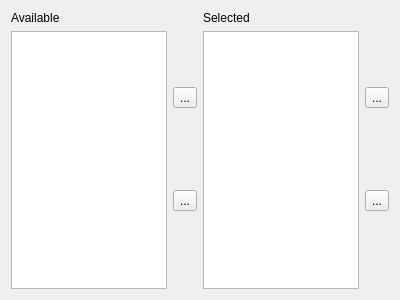
<?xml version="1.0" encoding="UTF-8"?>
<ui version="4.0">
 <class>ISelectDoubleListWidget</class>
 <widget class="QWidget" name="ISelectDoubleListWidget">
  <property name="geometry">
   <rect>
    <x>0</x>
    <y>0</y>
    <width>400</width>
    <height>300</height>
   </rect>
  </property>
  <property name="windowTitle">
   <string>Form</string>
  </property>
  <layout class="QHBoxLayout" name="horizontalLayout">
   <item>
    <layout class="QVBoxLayout" name="verticalLayout_7">
     <item>
      <widget class="QLabel" name="labelAvailable">
       <property name="text">
        <string>Available</string>
       </property>
      </widget>
     </item>
     <item>
      <widget class="QListWidget" name="listAvailable">
       <property name="editTriggers">
        <set>QAbstractItemView::NoEditTriggers</set>
       </property>
       <property name="selectionMode">
        <enum>QAbstractItemView::ExtendedSelection</enum>
       </property>
       <property name="selectionBehavior">
        <enum>QAbstractItemView::SelectItems</enum>
       </property>
      </widget>
     </item>
    </layout>
   </item>
   <item>
    <layout class="QVBoxLayout" name="verticalLayout_5">
     <item>
      <widget class="QToolButton" name="toolAdd">
       <property name="toolTip">
        <string>Add to selected items</string>
       </property>
       <property name="text">
        <string>...</string>
       </property>
       <property name="icon">
        <iconset resource="../resources.qrc">
         <normaloff>:/icons/Right.svgt</normaloff>:/icons/Right.svgt</iconset>
       </property>
      </widget>
     </item>
     <item>
      <widget class="QToolButton" name="toolRemove">
       <property name="toolTip">
        <string>Remove from selected items</string>
       </property>
       <property name="text">
        <string>...</string>
       </property>
       <property name="icon">
        <iconset resource="../resources.qrc">
         <normaloff>:/icons/Left.svgt</normaloff>:/icons/Left.svgt</iconset>
       </property>
      </widget>
     </item>
    </layout>
   </item>
   <item>
    <layout class="QVBoxLayout" name="verticalLayout_6">
     <item>
      <widget class="QLabel" name="labelSelected">
       <property name="text">
        <string>Selected</string>
       </property>
      </widget>
     </item>
     <item>
      <widget class="QListWidget" name="listSelected">
       <property name="editTriggers">
        <set>QAbstractItemView::NoEditTriggers</set>
       </property>
       <property name="selectionMode">
        <enum>QAbstractItemView::ExtendedSelection</enum>
       </property>
       <property name="selectionBehavior">
        <enum>QAbstractItemView::SelectItems</enum>
       </property>
      </widget>
     </item>
    </layout>
   </item>
   <item>
    <layout class="QVBoxLayout" name="verticalLayout_12">
     <item>
      <widget class="QToolButton" name="toolUp">
       <property name="toolTip">
        <string>Move selected items up</string>
       </property>
       <property name="text">
        <string>...</string>
       </property>
       <property name="icon">
        <iconset resource="../resources.qrc">
         <normaloff>:/icons/Up.svgt</normaloff>:/icons/Up.svgt</iconset>
       </property>
      </widget>
     </item>
     <item>
      <widget class="QToolButton" name="toolDown">
       <property name="toolTip">
        <string>Move selected items down</string>
       </property>
       <property name="text">
        <string>...</string>
       </property>
       <property name="icon">
        <iconset resource="../resources.qrc">
         <normaloff>:/icons/Down.svgt</normaloff>:/icons/Down.svgt</iconset>
       </property>
      </widget>
     </item>
    </layout>
   </item>
  </layout>
 </widget>
 <resources>
  <include location="../resources.qrc"/>
 </resources>
 <connections/>
</ui>
